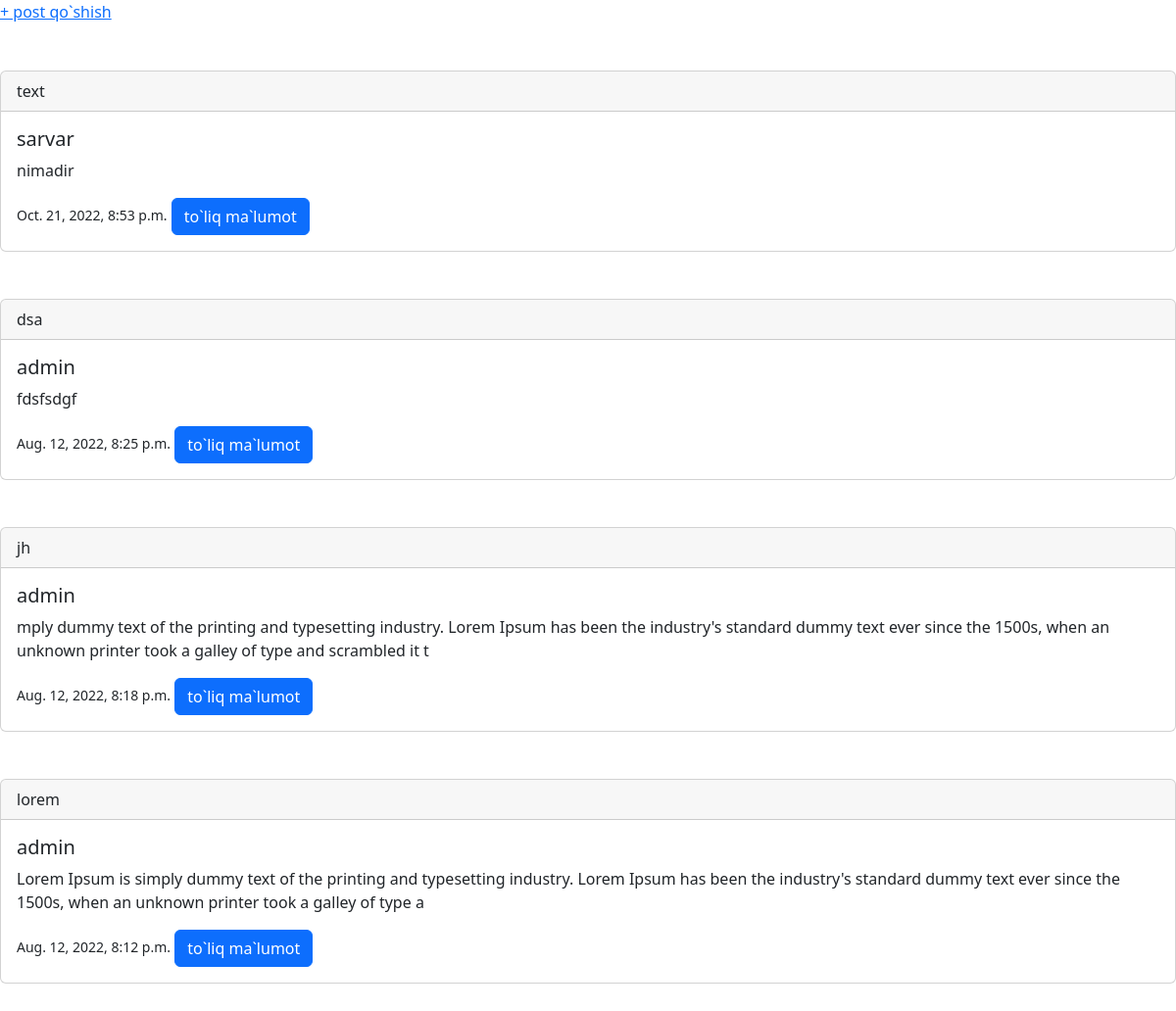
The page / on the database its author committed.
### app/models.py (models this page shows, shortened)
class Blog(models.Model):
    title=models.CharField(max_length=200)
    text=models.TextField()
    image=models.ImageField(upload_to='media/images',blank=True)
    ontime=models.DateTimeField(auto_now_add=True)
    after=models.ForeignKey(User,on_delete=models.SET_NULL,null=True)

### app/views.py (the view)
# urls.py: path("",Blogview.as_view(),name="BV"),
class Blogview(ListView):
    ordering='-ontime'
    model=Blog
    template_name='blog.html'

### templates/blog.html (shortened to what this page needs)
{% extends 'about.html' %}
{% block content %}
<a href="{% url 'create' %}"> + post qo`shish</a>
<div class="row mt-5">
    {% for i in object_list %}
    <div class="coll-xxl-8 m-auto">
        <div class="card mb-5">
            <div class="card-header">{{ i.title }}</div>
                <div class="card-body">
                    <h5 class="card-title">{{ i.after.username }}</h5>
                        <p class="card-text">{{ i.text | slice:200 }}</p>
                        <small>{{ i.ontime }}</small>
                    <a href="{% url 'detail' i.pk %}" class="btn btn-primary">to`liq ma`lumot</a>
                </div>
            </div>
        </div>
    {% endfor %}
</div>
{% endblock content %}

### templates/about.html (shortened to what this page needs)
<!doctype html>
<html lang="en">
  <head>
   <link href="https://cdn.jsdelivr.net/npm/bootstrap@5.2.0-beta1/dist/css/bootstrap.min.css" rel="stylesheet">
  </head>
  <body>
    <div>
    {% block content %}
    {% endblock content %}
    </div>
  </body>
</html>

### rows shown on the page
Blog: title "text", after.username "sarvar", text "nimadir", ontime "Oct. 21, 2022, 8:53 p.m."
Blog: title "dsa", after.username "admin", text "fdsfsdgf", ontime "Aug. 12, 2022, 8:25 p.m."
Blog: title "jh", after.username "admin", text "mply dummy text of the printing and typesetting industry. Lorem Ipsum has been the industry's standard dummy text ever since the 1500s, when an unknown printer took a galley of type and scrambled it t", ontime "Aug. 12, 2022, 8:18 p.m."
Blog: title "lorem", after.username "admin", text "Lorem Ipsum is simply dummy text of the printing and typesetting industry. Lorem Ipsum has been the industry's standard dummy text ever since the 1500s, when an unknown printer took a galley of type a", ontime "Aug. 12, 2022, 8:12 p.m."
